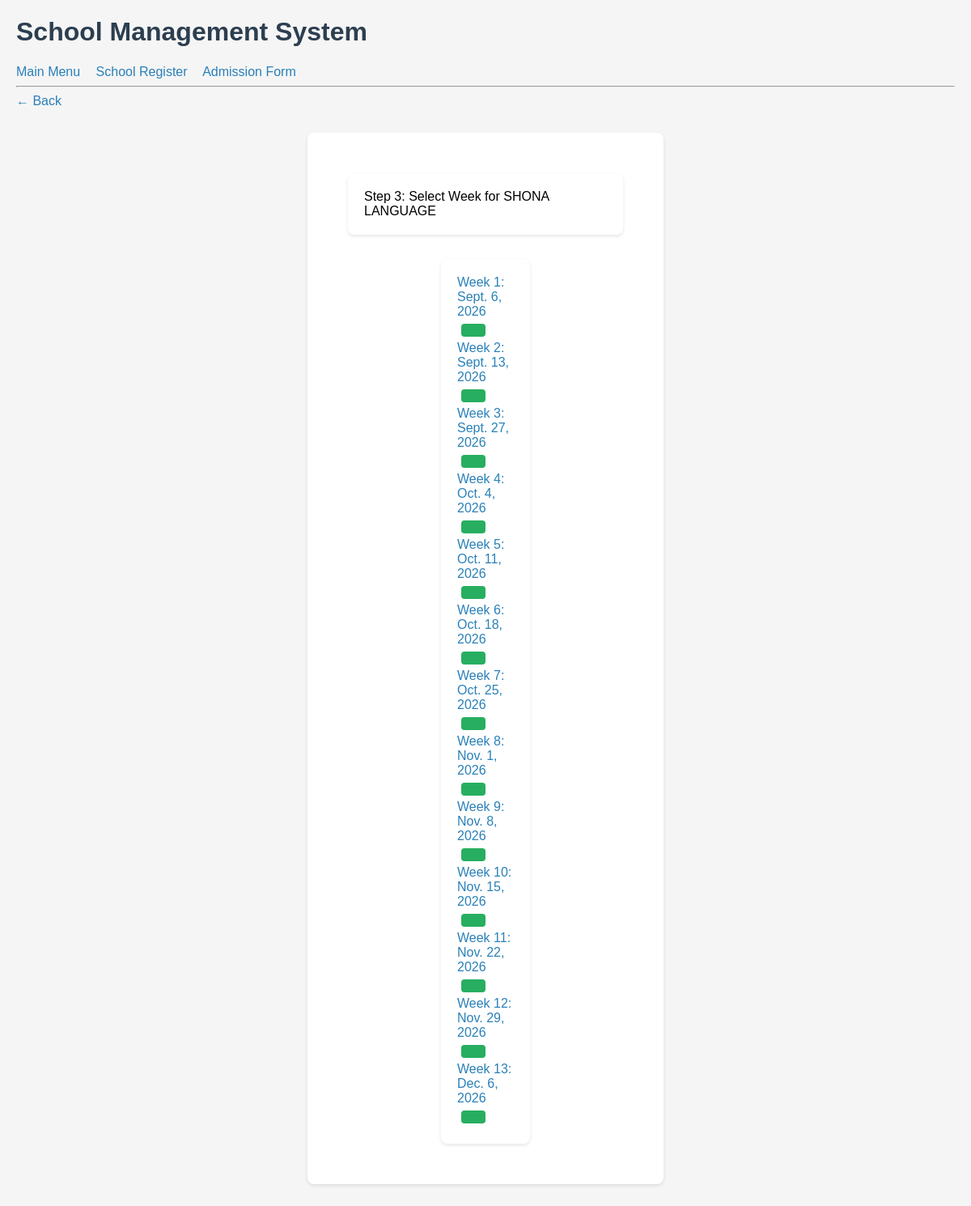
Page /academics/record-books/subject/76/ on the committed database.
### kids/models.py (models this page shows, shortened)
class Subject(models.Model):
    name = models.CharField(max_length=50)  # "Mathematics", "English"
    grade = models.CharField(max_length=20)  # "Grade 1"
    order = models.IntegerField(default=0)  # <-- YOU MISSED THIS, ADD IT
    teacher = models.ForeignKey('Teacher', on_delete=models.SET_NULL, null=True, blank=True)
    term = models.ForeignKey('Term', on_delete=models.CASCADE, null=True, blank=True)
    expected_students = models.IntegerField(default=0,
                                            help_text="How many students do this subject? 0 = auto count whole class")
    class Meta:
        unique_together = ('name', 'grade', 'term')
        ordering = ['order']  # now this will work because order exists

class AcademicWeek(models.Model):
    term = models.ForeignKey('Term', on_delete=models.CASCADE)
    week_number = models.IntegerField()  # 1 to 13
    start_date = models.DateField()
    end_date = models.DateField()
    class Meta:
        unique_together = ['term', 'week_number']

### academics/views.py (the view)
# urls.py: path('record-books/subject/<int:subject_id>/', views.record_books_week_select, name='record_books_week_select'),
def record_books_week_select(request, subject_id):
    subject = get_object_or_404(Subject, id=subject_id)
    weeks = AcademicWeek.objects.filter(term=subject.term).order_by('week_number')
    return render(request, 'academics/rb_week_select.html', {'weeks': weeks, 'subject': subject})

### kids/templates/academics/rb_week_select.html (shortened to what this page needs)
{% extends 'kids/base.html' %}
{% block content %}
{% load static %}
<link rel="stylesheet" href="{% static 'css/style.css' %}">
<a href="{% url 'record_books_subject_select' subject.grade %}" class="btn btn-sm btn-secondary mb-3">&larr; Back</a>
<div class="container" style="max-width:400px; margin:30px auto;">
    <div class="container" style="max-width:300px; margin:30px auto;"<h4>Step 3: Select Week for {{ subject.name }}</h4></div>
    <div class="container" style="max-width:70px; margin:30px auto;">
        {% for week in weeks %}
            <a href="{% url 'coursework_marksheet' subject.id week.id %}" class="btn btn-outline-info m-2">
                Week {{ week.week_number }}: {{ week.start_date }}
            </a><button style="margin:5px;"></button>
        {% empty %}
            <p>No weeks added for this term. Go to Admin > AcademicWeeks</p>
        {% endfor %}
    </div>
</div>
{% endblock %}

### kids/templates/kids/base.html (shortened to what this page needs)
<!DOCTYPE html>
<html>
<head>
</head>
<body>
    <h1>School Management System</h1>
    <nav>
        <a href="{% url 'main_menu' %}">Main Menu</a>
        <a href="{% url 'school_register' %}">School Register</a>
        <a href="{% url 'school_fees' %}">Admission Form</a>
    </nav>
    <hr>
    {% block content %}
    {% endblock %}
</body>
</html>

### static/css/style.css (style rules this page uses)
body { font-family: Arial, sans-serif; margin: 20px; background: #f5f5f5; }
h1, h2, h3 { color: #2c3e50; }
a { color: #2980b9; text-decoration: none; }
button, input[type="submit"] { background: #27ae60; color: white; padding: 8px 15px; border: none; border-radius: 4px; cursor: pointer; }
.container { background: white; padding: 20px; border-radius: 8px; box-shadow: 0 2px 4px rgba(0,0,0,0.1); }

### kids/templates/kids/base.html (style rules this page uses)
body { font-family: Arial; margin: 20px; }
nav a { margin-right: 15px; }

### rows in the picture
Subject: name "SHONA LANGUAGE"
AcademicWeek: week_number "1", start_date "Sept. 6, 2026"
AcademicWeek: week_number "2", start_date "Sept. 13, 2026"
AcademicWeek: week_number "3", start_date "Sept. 27, 2026"
AcademicWeek: week_number "4", start_date "Oct. 4, 2026"
AcademicWeek: week_number "5", start_date "Oct. 11, 2026"
AcademicWeek: week_number "6", start_date "Oct. 18, 2026"
AcademicWeek: week_number "7", start_date "Oct. 25, 2026"
AcademicWeek: week_number "8", start_date "Nov. 1, 2026"
AcademicWeek: week_number "9", start_date "Nov. 8, 2026"
AcademicWeek: week_number "10", start_date "Nov. 15, 2026"
AcademicWeek: week_number "11", start_date "Nov. 22, 2026"
AcademicWeek: week_number "12", start_date "Nov. 29, 2026"
AcademicWeek: week_number "13", start_date "Dec. 6, 2026"
